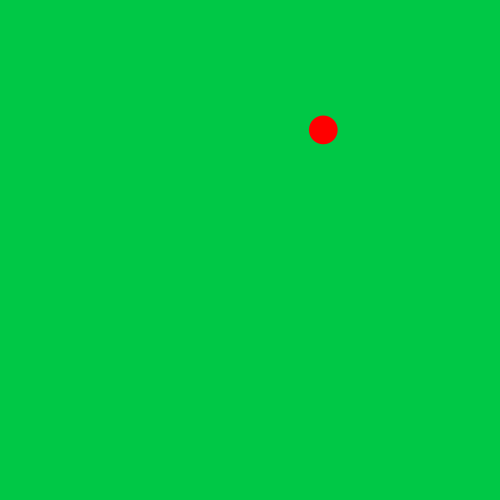
Frame 1 (no input)
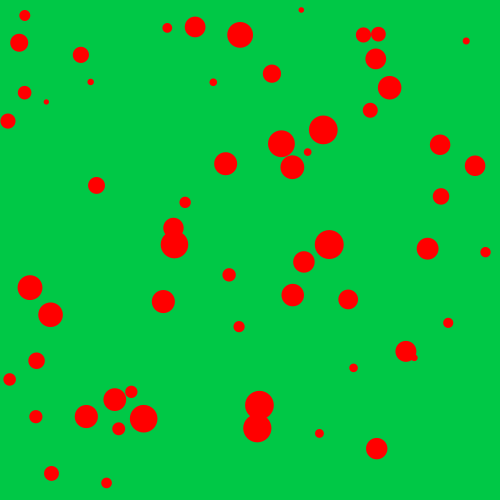
Frame 60 (the mouse pressed at the canvas centre just before this capture)
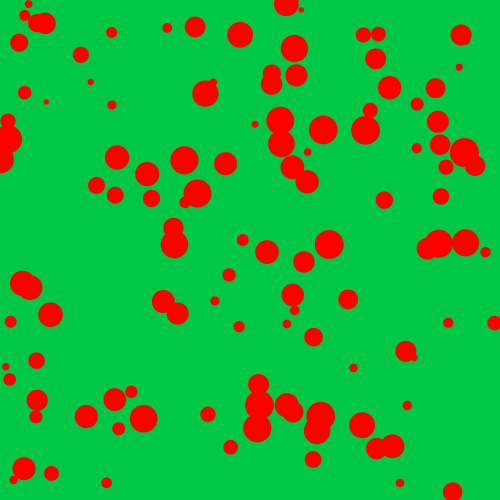
Frame 120 (the mouse held since frame 60 and released just before this capture)

The Processing sketch that drew these frames (run headless with seeded random() and noise(); from frame 60 on, the mouse is pressed at the canvas centre):

// Processing sketch: wk02_ex03_varsPlusRandom
// ── wk02_ex03_varsPlusRandom.pde
//wk02_ex03_varsPlusRandom

//declare variables before setup
//use short identifiable words or abbreviations
//when you do this you are creating global variables
//you must declare the type of data the variable will hold

//these are all float type values which stands for floating point 
//number(a number with a decimal point)

float xpos=250;//variable for x-position
float ypos=250;//variable for y-position

float wide=20;//variable for width

void setup(){
  size(500,500);
  //colorMode is HSB(Hue, Saturation, Brightness)
  //values from 0-255 for each
  colorMode(HSB);
  background(100,255,200);
}

void draw(){
  //generating random float type number between 0 and width of sketch window
  xpos=random(width);
  //generating random float type number between 0 and height of sketch window  
  ypos=random(height);
  //generating random float type number between 5 and 30
  wide=random(5,30);
  noStroke();
  fill(0,255,255);
  ellipse(xpos, ypos, wide, wide);
}
